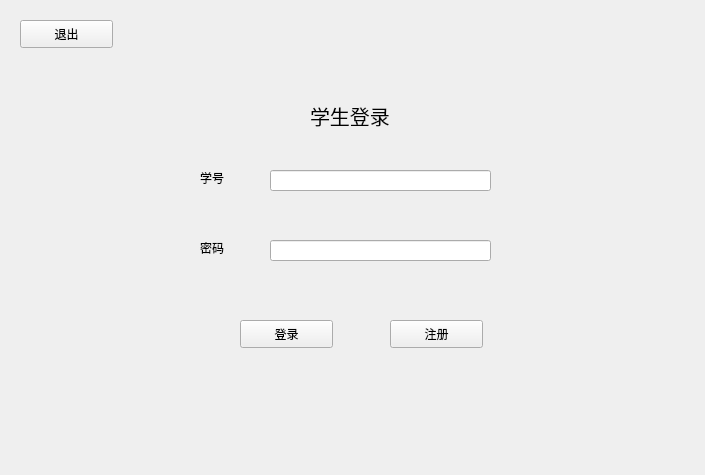
<?xml version="1.0" encoding="UTF-8"?>
<ui version="4.0">
 <class>stu</class>
 <widget class="QWidget" name="stu">
  <property name="geometry">
   <rect>
    <x>0</x>
    <y>0</y>
    <width>705</width>
    <height>475</height>
   </rect>
  </property>
  <property name="windowTitle">
   <string>Form</string>
  </property>
  <widget class="QPushButton" name="pushButton">
   <property name="geometry">
    <rect>
     <x>240</x>
     <y>320</y>
     <width>93</width>
     <height>28</height>
    </rect>
   </property>
   <property name="text">
    <string>登录</string>
   </property>
  </widget>
  <widget class="QLabel" name="label">
   <property name="geometry">
    <rect>
     <x>200</x>
     <y>170</y>
     <width>31</width>
     <height>16</height>
    </rect>
   </property>
   <property name="text">
    <string>学号</string>
   </property>
  </widget>
  <widget class="QLineEdit" name="lineEditNum">
   <property name="geometry">
    <rect>
     <x>270</x>
     <y>170</y>
     <width>221</width>
     <height>21</height>
    </rect>
   </property>
  </widget>
  <widget class="QLabel" name="label_2">
   <property name="geometry">
    <rect>
     <x>200</x>
     <y>240</y>
     <width>72</width>
     <height>15</height>
    </rect>
   </property>
   <property name="text">
    <string>密码</string>
   </property>
  </widget>
  <widget class="QLineEdit" name="lineEditNum_2">
   <property name="geometry">
    <rect>
     <x>270</x>
     <y>240</y>
     <width>221</width>
     <height>21</height>
    </rect>
   </property>
  </widget>
  <widget class="QLabel" name="label_3">
   <property name="geometry">
    <rect>
     <x>310</x>
     <y>90</y>
     <width>131</width>
     <height>51</height>
    </rect>
   </property>
   <property name="font">
    <font>
     <pointsize>15</pointsize>
    </font>
   </property>
   <property name="text">
    <string>学生登录</string>
   </property>
  </widget>
  <widget class="QPushButton" name="pushButton_2">
   <property name="geometry">
    <rect>
     <x>20</x>
     <y>20</y>
     <width>93</width>
     <height>28</height>
    </rect>
   </property>
   <property name="text">
    <string>退出</string>
   </property>
  </widget>
  <widget class="QPushButton" name="pushButton_3">
   <property name="geometry">
    <rect>
     <x>390</x>
     <y>320</y>
     <width>93</width>
     <height>28</height>
    </rect>
   </property>
   <property name="text">
    <string>注册</string>
   </property>
  </widget>
 </widget>
 <resources/>
 <connections/>
</ui>
